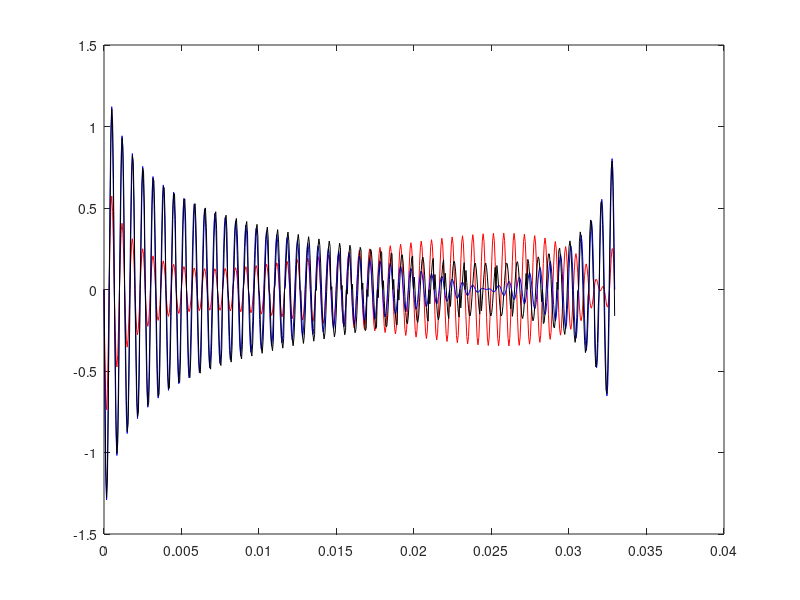

MATLAB code to generate this figure:
clc;
clear all;
close all;



Fe = 3005;
Te = 1/Fe;
Nech = 100;

F1 = 500;
F2 = 1000;
FMax = 1500;

time = [0:Te:(Nech-1)*Te];
timeDiscrete = [1:1:Nech];
frequency = (timeDiscrete/Nech)*Fe;

signal = cos(2*pi*F1*(time))+cos(2*pi*F2*(time))+cos(2*pi*FMax*(time));

%Compute the FFT
spectrum=zeros(1,Nech);
for k = timeDiscrete
    for l = timeDiscrete
        spectrum(k) = spectrum(k) + signal(l)*exp(-2*pi*j*l*k/Nech);
    end
end

%Compute de inverse FFT
reconstruction=zeros(1,Nech);
for k = timeDiscrete
    for l = timeDiscrete
        reconstruction(k) = reconstruction(k) + spectrum(l)*exp(2*pi*j*l*k/Nech);
    end
end
reconstruction=reconstruction/Nech;

%%%%%%%%%%%%%%%%%%%%%%%%%%%%%%%%%%%%%%%%%%%%%%%%%%%%%%%%%%%%%%%%%%%%%%%%%%%%
%%%%%%%%%%%%%%%%%%    Now interpolation will take place   %%%%%%%%%%%%%%%%%%
%%%%%%%%%%%%%%%%%%%%%%%%%%%%%%%%%%%%%%%%%%%%%%%%%%%%%%%%%%%%%%%%%%%%%%%%%%%%

Finterp = 6*Fe;
Tinterp = 1/Finterp;
TimeInterp = [0:Tinterp:(Nech-1)*Te];
[m,n] = size(TimeInterp);
NechInterp = n;
TimeInterpDiscrete = [1:1:NechInterp];

%Compute original signal value without any interpolation
signalResampled = cos(2*pi*F1*(TimeInterp))+cos(2*pi*F2*(TimeInterp))+cos(2*pi*FMax*(TimeInterp));

%Compute original signal interpolation through patlab resample function
[P,Q] = rat(Finterp/Fe);
interp_matlab = resample(reconstruction,P,Q);

%Compute original signal interpolation through shannon interpolation method
interp_shannon=zeros(1,NechInterp);
for k = TimeInterpDiscrete
    for l = timeDiscrete
        interp_shannon(k) = interp_shannon(k) + reconstruction(l)*sinc(Fe*(TimeInterp(k)-time(l)));
    end
end

%Compute original signal interpolation through dirichlet kernel interpolation method
interp_dirichlet=zeros(1,NechInterp);
for k = TimeInterpDiscrete
    for l = timeDiscrete
        if (TimeInterp(k) ~= time(l))
            x = 2*pi*Fe*(TimeInterp(k)-time(l))/NechInterp;
            interp_dirichlet(k) = interp_dirichlet(k) + reconstruction(l)*(sin((NechInterp/2 + 0.5)*x)/sin(0.5*x));
        else
            interp_dirichlet(k) = NechInterp * reconstruction(l);
            break;
        end
    end
end
interp_dirichlet = interp_dirichlet/NechInterp; 


%%%%%%%%%%%%%%%%%%%%%%%%%%%%%%%%%%%%%%%%%%%%%%%%%%%%%%%%%%%%%%%%%%%%%%%%%%%%
%%%%%%%%%%%%%%%%%%       Let's print out the result       %%%%%%%%%%%%%%%%%%
%%%%%%%%%%%%%%%%%%%%%%%%%%%%%%%%%%%%%%%%%%%%%%%%%%%%%%%%%%%%%%%%%%%%%%%%%%%%

% figure(1);
% plot(time,signal);
% hold on;
% plot(time,real(reconstruction),'r');
% 
% figure(2);
% plot(frequency(1:Nech/2),abs(spectrum(1:Nech/2)));


figure(3);
% Ground truth : deterministic signal is recomputed
% plot(TimeInterp,signalResampled,'g');
% hold on;
% linear interpolation between subsampled points (matlab tracing tool)
% plot(time,real(reconstruction),'c');
% hold on;
% matlab resample command interpolation
plot(TimeInterp,real(interp_matlab(1:NechInterp)-signalResampled),'r');
hold on;
% Shannon interpolation method
plot(TimeInterp,real(interp_shannon)-signalResampled,'b');
hold on;
% Dirichlet kernel interpolation method
plot(TimeInterp,real(interp_dirichlet)-signalResampled,'k');
